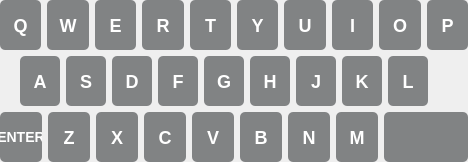
     <widget class="QFrame" name="keyboardFrame">
      <property name="sizePolicy">
       <sizepolicy hsizetype="Preferred" vsizetype="Fixed">
        <horstretch>0</horstretch>
        <verstretch>0</verstretch>
       </sizepolicy>
      </property>
      <property name="frameShape">
       <enum>QFrame::Shape::NoFrame</enum>
      </property>
      <property name="frameShadow">
       <enum>QFrame::Shadow::Plain</enum>
      </property>
      <property name="lineWidth">
       <number>0</number>
      </property>
      <layout class="QVBoxLayout" name="keyboardLayout">
       <property name="spacing">
        <number>6</number>
       </property>
       <property name="leftMargin">
        <number>0</number>
       </property>
       <property name="topMargin">
        <number>0</number>
       </property>
       <property name="rightMargin">
        <number>0</number>
       </property>
       <property name="bottomMargin">
        <number>0</number>
       </property>
       <item>
        <widget class="QFrame" name="keyboardRow1_2">
         <property name="sizePolicy">
          <sizepolicy hsizetype="Minimum" vsizetype="Minimum">
           <horstretch>0</horstretch>
           <verstretch>0</verstretch>
          </sizepolicy>
         </property>
         <property name="lineWidth">
          <number>0</number>
         </property>
         <layout class="QHBoxLayout" name="keyboardRow1" stretch="16,16,16,16,16,16,16,16,16,16">
          <property name="spacing">
           <number>6</number>
          </property>
          <property name="leftMargin">
           <number>0</number>
          </property>
          <property name="topMargin">
           <number>0</number>
          </property>
          <property name="rightMargin">
           <number>0</number>
          </property>
          <property name="bottomMargin">
           <number>0</number>
          </property>
          <item>
           <widget class="QPushButton" name="key_Q">
            <property name="minimumSize">
             <size>
              <width>40</width>
              <height>50</height>
             </size>
            </property>
            <property name="focusPolicy">
             <enum>Qt::FocusPolicy::NoFocus</enum>
            </property>
            <property name="styleSheet">
             <string notr="true">background-color: #818384; color: white; font-size: 18px; font-weight: bold; border-radius: 5px;</string>
            </property>
            <property name="text">
             <string>Q</string>
            </property>
           </widget>
          </item>
          <item>
           <widget class="QPushButton" name="key_W">
            <property name="minimumSize">
             <size>
              <width>40</width>
              <height>50</height>
             </size>
            </property>
            <property name="focusPolicy">
             <enum>Qt::FocusPolicy::NoFocus</enum>
            </property>
            <property name="styleSheet">
             <string notr="true">background-color: #818384; color: white; font-size: 18px; font-weight: bold; border-radius: 5px;</string>
            </property>
            <property name="text">
             <string>W</string>
            </property>
           </widget>
          </item>
          <item>
           <widget class="QPushButton" name="key_E">
            <property name="minimumSize">
             <size>
              <width>40</width>
              <height>50</height>
             </size>
            </property>
            <property name="focusPolicy">
             <enum>Qt::FocusPolicy::NoFocus</enum>
            </property>
            <property name="styleSheet">
             <string notr="true">background-color: #818384; color: white; font-size: 18px; font-weight: bold; border-radius: 5px;</string>
            </property>
            <property name="text">
             <string>E</string>
            </property>
           </widget>
          </item>
          <item>
           <widget class="QPushButton" name="key_R">
            <property name="minimumSize">
             <size>
              <width>40</width>
              <height>50</height>
             </size>
            </property>
            <property name="focusPolicy">
             <enum>Qt::FocusPolicy::NoFocus</enum>
            </property>
            <property name="styleSheet">
             <string notr="true">background-color: #818384; color: white; font-size: 18px; font-weight: bold; border-radius: 5px;</string>
            </property>
            <property name="text">
             <string>R</string>
            </property>
           </widget>
          </item>
          <item>
           <widget class="QPushButton" name="key_T">
            <property name="minimumSize">
             <size>
              <width>40</width>
              <height>50</height>
             </size>
            </property>
            <property name="focusPolicy">
             <enum>Qt::FocusPolicy::NoFocus</enum>
            </property>
            <property name="styleSheet">
             <string notr="true">background-color: #818384; color: white; font-size: 18px; font-weight: bold; border-radius: 5px;</string>
            </property>
            <property name="text">
             <string>T</string>
            </property>
           </widget>
          </item>
          <item>
           <widget class="QPushButton" name="key_Y">
            <property name="minimumSize">
             <size>
              <width>40</width>
              <height>50</height>
             </size>
            </property>
            <property name="focusPolicy">
             <enum>Qt::FocusPolicy::NoFocus</enum>
            </property>
            <property name="styleSheet">
             <string notr="true">background-color: #818384; color: white; font-size: 18px; font-weight: bold; border-radius: 5px;</string>
            </property>
            <property name="text">
             <string>Y</string>
            </property>
           </widget>
          </item>
          <item>
           <widget class="QPushButton" name="key_U">
            <property name="minimumSize">
             <size>
              <width>40</width>
              <height>50</height>
             </size>
            </property>
            <property name="focusPolicy">
             <enum>Qt::FocusPolicy::NoFocus</enum>
            </property>
            <property name="styleSheet">
             <string notr="true">background-color: #818384; color: white; font-size: 18px; font-weight: bold; border-radius: 5px;</string>
            </property>
            <property name="text">
             <string>U</string>
            </property>
           </widget>
          </item>
          <item>
           <widget class="QPushButton" name="key_I">
            <property name="minimumSize">
             <size>
              <width>40</width>
              <height>50</height>
             </size>
            </property>
            <property name="focusPolicy">
             <enum>Qt::FocusPolicy::NoFocus</enum>
            </property>
            <property name="styleSheet">
             <string notr="true">background-color: #818384; color: white; font-size: 18px; font-weight: bold; border-radius: 5px;</string>
            </property>
            <property name="text">
             <string>I</string>
            </property>
           </widget>
          </item>
          <item>
           <widget class="QPushButton" name="key_O">
            <property name="minimumSize">
             <size>
              <width>40</width>
              <height>50</height>
             </size>
            </property>
            <property name="focusPolicy">
             <enum>Qt::FocusPolicy::NoFocus</enum>
            </property>
            <property name="styleSheet">
             <string notr="true">background-color: #818384; color: white; font-size: 18px; font-weight: bold; border-radius: 5px;</string>
            </property>
            <property name="text">
             <string>O</string>
            </property>
           </widget>
          </item>
          <item>
           <widget class="QPushButton" name="key_P">
            <property name="minimumSize">
             <size>
              <width>40</width>
              <height>50</height>
             </size>
            </property>
            <property name="focusPolicy">
             <enum>Qt::FocusPolicy::NoFocus</enum>
            </property>
            <property name="styleSheet">
             <string notr="true">background-color: #818384; color: white; font-size: 18px; font-weight: bold; border-radius: 5px;</string>
            </property>
            <property name="text">
             <string>P</string>
            </property>
           </widget>
          </item>
         </layout>
        </widget>
       </item>
       <item>
        <widget class="QFrame" name="keyboardRow2_2">
         <property name="sizePolicy">
          <sizepolicy hsizetype="Minimum" vsizetype="Minimum">
           <horstretch>0</horstretch>
           <verstretch>0</verstretch>
          </sizepolicy>
         </property>
         <property name="lineWidth">
          <number>0</number>
         </property>
         <layout class="QHBoxLayout" name="keyboardRow2" stretch="8,16,16,16,16,16,16,16,16,16,8">
          <property name="spacing">
           <number>6</number>
          </property>
          <property name="leftMargin">
           <number>0</number>
          </property>
          <property name="topMargin">
           <number>0</number>
          </property>
          <property name="rightMargin">
           <number>0</number>
          </property>
          <property name="bottomMargin">
           <number>0</number>
          </property>
          <item>
           <spacer name="horizontalSpacer_1">
            <property name="orientation">
             <enum>Qt::Orientation::Horizontal</enum>
            </property>
            <property name="sizeType">
             <enum>QSizePolicy::Policy::Minimum</enum>
            </property>
            <property name="sizeHint" stdset="0">
             <size>
              <width>20</width>
              <height>20</height>
             </size>
            </property>
           </spacer>
          </item>
          <item>
           <widget class="QPushButton" name="key_A">
            <property name="minimumSize">
             <size>
              <width>40</width>
              <height>50</height>
             </size>
            </property>
            <property name="focusPolicy">
             <enum>Qt::FocusPolicy::NoFocus</enum>
            </property>
            <property name="styleSheet">
             <string notr="true">background-color: #818384; color: white; font-size: 18px; font-weight: bold; border-radius: 5px;</string>
            </property>
            <property name="text">
             <string>A</string>
            </property>
           </widget>
          </item>
          <item>
           <widget class="QPushButton" name="key_S">
            <property name="minimumSize">
             <size>
              <width>40</width>
              <height>50</height>
             </size>
            </property>
            <property name="focusPolicy">
             <enum>Qt::FocusPolicy::NoFocus</enum>
            </property>
            <property name="styleSheet">
             <string notr="true">background-color: #818384; color: white; font-size: 18px; font-weight: bold; border-radius: 5px;</string>
            </property>
            <property name="text">
             <string>S</string>
            </property>
           </widget>
          </item>
          <item>
           <widget class="QPushButton" name="key_D">
            <property name="minimumSize">
             <size>
              <width>40</width>
              <height>50</height>
             </size>
            </property>
            <property name="focusPolicy">
             <enum>Qt::FocusPolicy::NoFocus</enum>
            </property>
            <property name="styleSheet">
             <string notr="true">background-color: #818384; color: white; font-size: 18px; font-weight: bold; border-radius: 5px;</string>
            </property>
            <property name="text">
             <string>D</string>
            </property>
           </widget>
          </item>
          <item>
           <widget class="QPushButton" name="key_F">
            <property name="minimumSize">
             <size>
              <width>40</width>
              <height>50</height>
             </size>
            </property>
            <property name="focusPolicy">
             <enum>Qt::FocusPolicy::NoFocus</enum>
            </property>
            <property name="styleSheet">
             <string notr="true">background-color: #818384; color: white; font-size: 18px; font-weight: bold; border-radius: 5px;</string>
            </property>
            <property name="text">
             <string>F</string>
            </property>
           </widget>
          </item>
          <item>
           <widget class="QPushButton" name="key_G">
            <property name="minimumSize">
             <size>
              <width>40</width>
              <height>50</height>
             </size>
            </property>
            <property name="focusPolicy">
             <enum>Qt::FocusPolicy::NoFocus</enum>
            </property>
            <property name="styleSheet">
             <string notr="true">background-color: #818384; color: white; font-size: 18px; font-weight: bold; border-radius: 5px;</string>
            </property>
            <property name="text">
             <string>G</string>
            </property>
           </widget>
          </item>
          <item>
           <widget class="QPushButton" name="key_H">
            <property name="minimumSize">
             <size>
              <width>40</width>
              <height>50</height>
             </size>
            </property>
            <property name="focusPolicy">
             <enum>Qt::FocusPolicy::NoFocus</enum>
            </property>
            <property name="styleSheet">
             <string notr="true">background-color: #818384; color: white; font-size: 18px; font-weight: bold; border-radius: 5px;</string>
            </property>
            <property name="text">
             <string>H</string>
            </property>
           </widget>
          </item>
          <item>
           <widget class="QPushButton" name="key_J">
            <property name="minimumSize">
             <size>
              <width>40</width>
              <height>50</height>
             </size>
            </property>
            <property name="focusPolicy">
             <enum>Qt::FocusPolicy::NoFocus</enum>
            </property>
            <property name="styleSheet">
             <string notr="true">background-color: #818384; color: white; font-size: 18px; font-weight: bold; border-radius: 5px;</string>
            </property>
            <property name="text">
             <string>J</string>
            </property>
           </widget>
          </item>
          <item>
           <widget class="QPushButton" name="key_K">
            <property name="minimumSize">
             <size>
              <width>40</width>
              <height>50</height>
             </size>
            </property>
            <property name="focusPolicy">
             <enum>Qt::FocusPolicy::NoFocus</enum>
            </property>
            <property name="styleSheet">
             <string notr="true">background-color: #818384; color: white; font-size: 18px; font-weight: bold; border-radius: 5px;</string>
            </property>
            <property name="text">
             <string>K</string>
            </property>
           </widget>
          </item>
          <item>
           <widget class="QPushButton" name="key_L">
            <property name="minimumSize">
             <size>
              <width>40</width>
              <height>50</height>
             </size>
            </property>
            <property name="focusPolicy">
             <enum>Qt::FocusPolicy::NoFocus</enum>
            </property>
            <property name="styleSheet">
             <string notr="true">background-color: #818384; color: white; font-size: 18px; font-weight: bold; border-radius: 5px;</string>
            </property>
            <property name="text">
             <string>L</string>
            </property>
           </widget>
          </item>
          <item>
           <spacer name="horizontalSpacer_3">
            <property name="orientation">
             <enum>Qt::Orientation::Horizontal</enum>
            </property>
            <property name="sizeType">
             <enum>QSizePolicy::Policy::Minimum</enum>
            </property>
            <property name="sizeHint" stdset="0">
             <size>
              <width>40</width>
              <height>20</height>
             </size>
            </property>
           </spacer>
          </item>
         </layout>
        </widget>
       </item>
       <item>
        <widget class="QFrame" name="keyboardRow3_2">
         <property name="sizePolicy">
          <sizepolicy hsizetype="Minimum" vsizetype="Minimum">
           <horstretch>0</horstretch>
           <verstretch>0</verstretch>
          </sizepolicy>
         </property>
         <property name="lineWidth">
          <number>0</number>
         </property>
         <layout class="QHBoxLayout" name="keyboardRow3" stretch="16,16,16,16,16,16,16,16,32">
          <property name="spacing">
           <number>6</number>
          </property>
          <property name="leftMargin">
           <number>0</number>
          </property>
          <property name="topMargin">
           <number>0</number>
          </property>
          <property name="rightMargin">
           <number>0</number>
          </property>
          <property name="bottomMargin">
           <number>0</number>
          </property>
          <item>
           <widget class="QPushButton" name="key_ENTER">
            <property name="minimumSize">
             <size>
              <width>40</width>
              <height>50</height>
             </size>
            </property>
            <property name="focusPolicy">
             <enum>Qt::FocusPolicy::NoFocus</enum>
            </property>
            <property name="styleSheet">
             <string notr="true">background-color: #818384; color: white; font-size: 14px; font-weight: bold; border-radius: 5px;</string>
            </property>
            <property name="text">
             <string>ENTER</string>
            </property>
            <property name="keyName" stdset="0">
             <string notr="true">Key_Enter</string>
            </property>
           </widget>
          </item>
          <item>
           <widget class="QPushButton" name="key_Z">
            <property name="minimumSize">
             <size>
              <width>40</width>
              <height>50</height>
             </size>
            </property>
            <property name="focusPolicy">
             <enum>Qt::FocusPolicy::NoFocus</enum>
            </property>
            <property name="styleSheet">
             <string notr="true">background-color: #818384; color: white; font-size: 18px; font-weight: bold; border-radius: 5px;</string>
            </property>
            <property name="text">
             <string>Z</string>
            </property>
           </widget>
          </item>
          <item>
           <widget class="QPushButton" name="key_X">
            <property name="minimumSize">
             <size>
              <width>40</width>
              <height>50</height>
             </size>
            </property>
            <property name="focusPolicy">
             <enum>Qt::FocusPolicy::NoFocus</enum>
            </property>
            <property name="styleSheet">
             <string notr="true">background-color: #818384; color: white; font-size: 18px; font-weight: bold; border-radius: 5px;</string>
            </property>
            <property name="text">
             <string>X</string>
            </property>
           </widget>
          </item>
          <item>
           <widget class="QPushButton" name="key_C">
            <property name="minimumSize">
             <size>
              <width>40</width>
              <height>50</height>
             </size>
            </property>
            <property name="focusPolicy">
             <enum>Qt::FocusPolicy::NoFocus</enum>
            </property>
            <property name="styleSheet">
             <string notr="true">background-color: #818384; color: white; font-size: 18px; font-weight: bold; border-radius: 5px;</string>
            </property>
            <property name="text">
             <string>C</string>
            </property>
           </widget>
          </item>
          <item>
           <widget class="QPushButton" name="key_V">
            <property name="minimumSize">
             <size>
              <width>40</width>
              <height>50</height>
             </size>
            </property>
            <property name="focusPolicy">
             <enum>Qt::FocusPolicy::NoFocus</enum>
            </property>
            <property name="styleSheet">
             <string notr="true">background-color: #818384; color: white; font-size: 18px; font-weight: bold; border-radius: 5px;</string>
            </property>
            <property name="text">
             <string>V</string>
            </property>
           </widget>
          </item>
          <item>
           <widget class="QPushButton" name="key_B">
            <property name="minimumSize">
             <size>
              <width>40</width>
              <height>50</height>
             </size>
            </property>
            <property name="focusPolicy">
             <enum>Qt::FocusPolicy::NoFocus</enum>
            </property>
            <property name="styleSheet">
             <string notr="true">background-color: #818384; color: white; font-size: 18px; font-weight: bold; border-radius: 5px;</string>
            </property>
            <property name="text">
             <string>B</string>
            </property>
           </widget>
          </item>
          <item>
           <widget class="QPushButton" name="key_N">
            <property name="minimumSize">
             <size>
              <width>40</width>
              <height>50</height>
             </size>
            </property>
            <property name="focusPolicy">
             <enum>Qt::FocusPolicy::NoFocus</enum>
            </property>
            <property name="styleSheet">
             <string notr="true">background-color: #818384; color: white; font-size: 18px; font-weight: bold; border-radius: 5px;</string>
            </property>
            <property name="text">
             <string>N</string>
            </property>
           </widget>
          </item>
          <item>
           <widget class="QPushButton" name="key_M">
            <property name="minimumSize">
             <size>
              <width>40</width>
              <height>50</height>
             </size>
            </property>
            <property name="focusPolicy">
             <enum>Qt::FocusPolicy::NoFocus</enum>
            </property>
            <property name="styleSheet">
             <string notr="true">background-color: #818384; color: white; font-size: 18px; font-weight: bold; border-radius: 5px;</string>
            </property>
            <property name="text">
             <string>M</string>
            </property>
           </widget>
          </item>
          <item>
           <widget class="QPushButton" name="key_BACKSPACE">
            <property name="minimumSize">
             <size>
              <width>40</width>
              <height>50</height>
             </size>
            </property>
            <property name="font">
             <font>
              <pointsize>-1</pointsize>
              <bold>true</bold>
             </font>
            </property>
            <property name="focusPolicy">
             <enum>Qt::FocusPolicy::NoFocus</enum>
            </property>
            <property name="styleSheet">
             <string notr="true">background-color: #818384; color: white; font-size: 14px; font-weight: bold; border-radius: 5px;</string>
            </property>
            <property name="text">
             <string comment="BACK"/>
            </property>
            <property name="icon">
             <iconset theme="edit-clear"/>
            </property>
            <property name="keyName" stdset="0">
             <string notr="true">Key_Backspace</string>
            </property>
           </widget>
          </item>
         </layout>
        </widget>
       </item>
      </layout>
     </widget>
